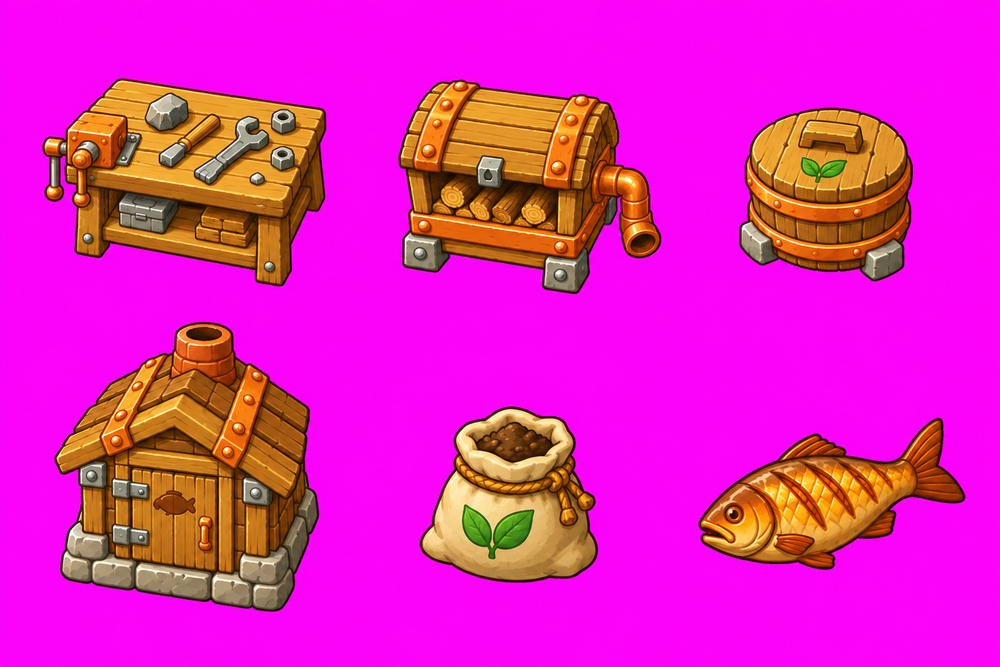
#> input picture art/camp-expansion-v2/revised/generated.png, 1000 x 667 px, shrunk from 1536 x 1024 before the run, found by its file name
$ python prepare_materials.py
#> lines starting #> are read from the running program, lines starting #| are printed output that depends on the picture
from PIL import Image
from pathlib import Path
import json
root=Path('prototypes/biome-v02'); out=root/'materials';out.mkdir(exist_ok=True)
im=Image.open(root/'material-generation/generated.png').convert('RGB');w,h=im.size
#> further down, im is the input picture: PIL image 1000x667 RGB; mean R, G, B 225.1, 34.8, 184.8
#> after `w, h = im.size`: w = 1000; h = 667
names=['forest','highland','open_field','shore']
boxes=[(0,0,w//2,h//2),(w//2,0,w,h//2),(0,h//2,w//2,h),(w//2,h//2,w,h)]
for name,box in zip(names,boxes): im.crop(box).save(out/(name+'.png'))
#> this loop made 4 passes
#> pass 1, `for name,box in zip(names,boxes): im.crop(box).save(out/(name+'.png'))`:
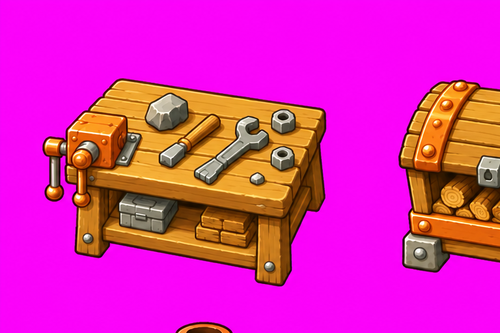
#> saved as forest.png: PIL image 500x333 RGB; mean R, G, B 221.8, 40.3, 175.8
#> pass 2, `for name,box in zip(names,boxes): im.crop(box).save(out/(name+'.png'))`:
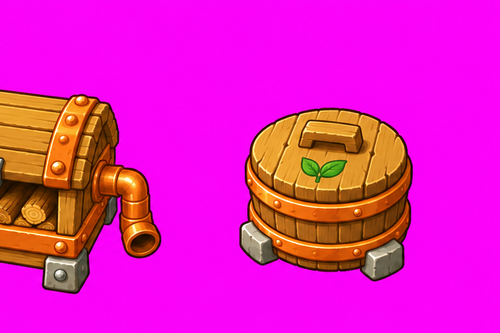
#> saved as highland.png: PIL image 500x333 RGB; mean R, G, B 227.5, 30.9, 186.9
(root/'material-processing.json').write_text(json.dumps({'source_size':im.size,'crop_boxes':dict(zip(names,boxes)),'alpha':'opaque terrain textures','status':'pending_user','route':'local:codex-cli','model':'codex-image_gen; exact underlying model unknown','cost':'subscription quota; monetary cost unknown'},indent=2),encoding='utf-8')
#> (the run stopped early here; a loop or call above may not have finished)
